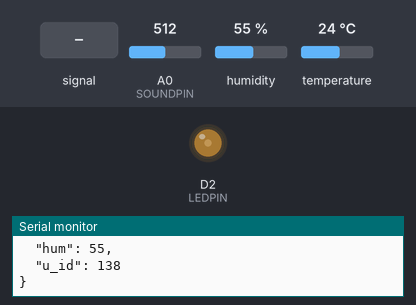
This sketch was run on a simulated ESP8266 (NodeMCU). Shown: output pins drawn as LEDs (lit = HIGH), the last lines printed to the serial monitor. Inputs (shaded band) come from the test bench; at power-on: A0 (SOUNDPIN) = 512, temperature 24 °C, humidity 55 %. WiFi joins after 1.5 s; servers stay silent unless stated; uploads are accepted with an empty reply.

Above: at 2.7 s.
2.8 s: A0 (SOUNDPIN) fed a 200 Hz sine of ±81 counts around its level
At 3.09 s:
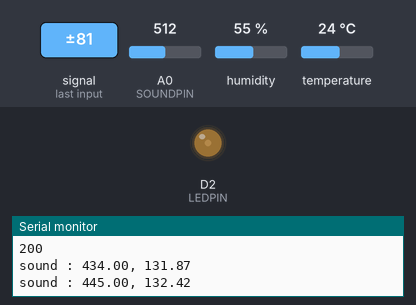
6.3 s: A0 (SOUNDPIN) set to 716
At 6.8 s:
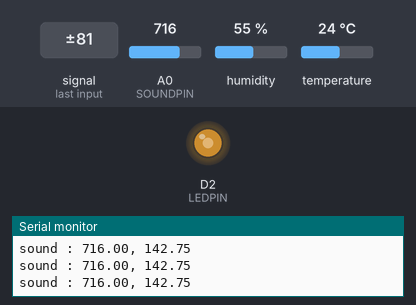
7.8 s: A0 (SOUNDPIN) fed a 1000 Hz sine of ±255 counts around its level
At 8.5 s:
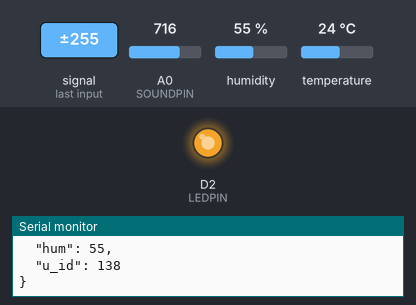
11.3 s: temperature set to 9 °C
14.8 s: A0 (SOUNDPIN) set to 0
16.7 s: A0 (SOUNDPIN) set to 511
At 17.6 s:
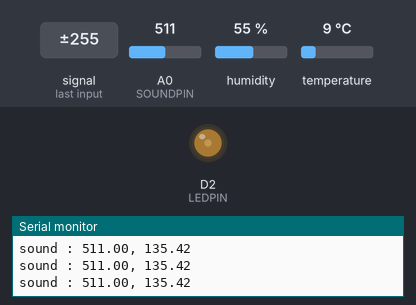
Timing chart, 0 to 19.2 s (numbered marks = the images above; inputs shaded):
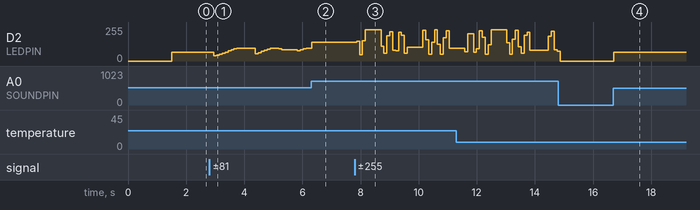

The sketch:

nodeMCU_sound_temp.ino
```cpp
#include <Wire.h>
#include <DHT.h>

#include <ESP8266HTTPClient.h>
#include <ESP8266WiFi.h>      //Esp8266 라이브러리
#include <ArduinoJson.h>      //Arduino에서 Json형식 변환시키는 라이브러리

//DHT센서 : D3, 3.3V, GND
//LED : D2
//Sound : A0, 5V, GND
#define DHTPIN D3
#define LEDPIN D2
#define DHTTYPE DHT11
#define SOUNDPIN A0

//******sound sensor
int threshold = 100; //Change This
float adc_value;
float adc_max=0;
float dB;

//******temp DHT11 sensor
float h,t;

DHT dht(DHTPIN, DHTTYPE);

void setup() {
  Serial.begin(9600); // For debugging

  //소리센서 확인용 led setting
  pinMode(LEDPIN, OUTPUT);

  //온도센서 begin
  dht.begin();
  Serial.println(F("DHTxx test!"));

  //Wifi 통신 bigin
  WiFi.begin("MS_IPTIME_2G", "hyun0915");
  while (WiFi.status() != WL_CONNECTED) {
    delay(500);
    Serial.println("Waiting for connection");
  }
  // Print the IP address
  Serial.println(WiFi.localIP());
}

void loop() {
  sound_sensor();
  temp_sensor();

  http_toServer_temp();
  http_toServer_sound(); //0.1초씩 10번 측정 => 약 1초동안 측정 => 그래서 아래 delay(1000)주석 처리
  //delay(1000);
}

void sound_sensor(){
  int i;
  adc_max = 0;
//
//  adc_value = analogRead(SOUNDPIN); // Reads the value from the Analog PIN A0
//  dB = 20*log10(adc_value);
//  int light = map(adc_value, 357, 1023, 0, 255);
//  Serial.print("sound : ");
//  Serial.print(adc_value);
//  Serial.print(", ");
//  Serial.println(dB);
//
//  analogWrite(LEDPIN, light);

  for(i=0;i<10;i++){
    adc_value = analogRead(SOUNDPIN); // Reads the value from the Analog PIN A0
    dB = 50*log10(adc_value);
    if(adc_value > adc_max){
      adc_max = adc_value;
    }
    Serial.print("sound : ");
    Serial.print(adc_value);
    Serial.print(", ");
    Serial.println(dB);

    int light = map(adc_value, 330, 1023, 0, 255);
    analogWrite(LEDPIN, light);
    delay(100);
  }

  dB = 50*log10(adc_max);
  Serial.print("############sound : ");
  Serial.print(adc_max);
  Serial.print(", ");
  Serial.println(dB);
}

void temp_sensor(){
  h = dht.readHumidity();
  t = dht.readTemperature();

  if (isnan((int)h) || isnan((int)t)) {
    Serial.println(F("Failed to read from DHT sensor!"));
    return;
  }

  Serial.print("temp : ");
  Serial.println(t);
}

void http_toServer_temp(){
  if (WiFi.status() == WL_CONNECTED) {

    StaticJsonBuffer<300> JSONbuffer;   //JSON 버퍼 메모리 할당
    JsonObject& JSONencoder = JSONbuffer.createObject();

    JSONencoder ["temp"] = t;
    JSONencoder ["hum"] = h;
    JSONencoder ["u_id"] =138;

    char JSONmessageBuffer[300];
    JSONencoder.prettyPrintTo(JSONmessageBuffer, sizeof(JSONmessageBuffer));
    Serial.println(JSONmessageBuffer);

    HTTPClient http;    //클래스 정의

    http.begin("http://192.168.3.7:5000/sensor/temp/insert");      //Uri 정의
    http.addHeader("Content-Type", "application/json");  //헤더 정의

    int httpCode = http.POST(JSONmessageBuffer);   //Send the request
    String payload = http.getString();

    Serial.println(httpCode);   //HTTP Status 값
    Serial.println(payload);    //데이터 값

    http.end();  //Close connection

  } else {
    Serial.println("Error in WiFi connection");
  }
}

void http_toServer_sound(){
  if (WiFi.status() == WL_CONNECTED) {

    StaticJsonBuffer<300> JSONbuffer;   //JSON 버퍼 메모리 할당
    JsonObject& JSONencoder = JSONbuffer.createObject();

    JSONencoder ["db"] = dB;
    JSONencoder ["fq"] = adc_max; //frequency 추출은 못했기 때문에 일단은 adc 값 넣는걸로!
    JSONencoder ["u_id"] = 138;

    char JSONmessageBuffer[300];
    JSONencoder.prettyPrintTo(JSONmessageBuffer, sizeof(JSONmessageBuffer));
    Serial.println(JSONmessageBuffer);

    HTTPClient http;    //클래스 정의

    http.begin("http://192.168.3.7:5000/sensor/sound/insert");      //Uri 정의
    http.addHeader("Content-Type", "application/json");  //헤더 정의

    int httpCode = http.POST(JSONmessageBuffer);   //Send the request
    String payload = http.getString();

    Serial.println(httpCode);   //HTTP Status 값
    Serial.println(payload);    //데이터 값

    http.end();  //Close connection

  } else {
    Serial.println("Error in WiFi connection");
  }
}
```

Measured:
- after the input at 7.8 s, D2 (LEDPIN): 142/255 → 148/255 after 0.07 s, → 48/255 0.10 s later, → 153/255 0.10 s later, → 234/255 0.10 s later, … (24 changes in this stretch)
- after the input at 16.7 s, D2 (LEDPIN): 0/255 → 67/255 at once
